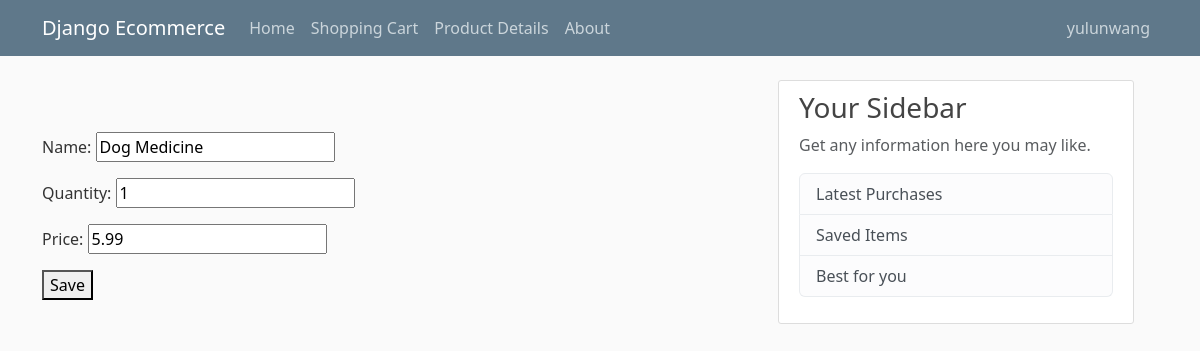
Page /cart_list/3/update/ on the committed database.
### ecommerce/models.py (models this page shows, shortened)
class CartItem(models.Model):
	name = models.CharField(max_length=200, null=True)
	quantity = models.IntegerField(default=1)
	price = models.DecimalField(max_digits=8, decimal_places=2)

### ecommerce/views.py (the view)
# urls.py: path('cart_list/<int:pk>/update/', views.cart_update, name='cart_update'),
def cart_update(request, pk):
    item = get_object_or_404(CartItem, pk=pk)
    if request.method == 'POST':
        form = CartItemForm(request.POST, instance=item)
        if form.is_valid():
            form.save()
            return redirect('cart_list')
    else:
        form = CartItemForm(instance=item)
    return render(request, 'ecommerce/cart_form.html', {'form': form})

### ecommerce/forms.py
class CartItemForm(forms.ModelForm):
    class Meta:
        model = CartItem
        fields = ['name', 'quantity', 'price']

### ecommerce/templates/ecommerce/cart_form.html (shortened to what this page needs)
{% extends 'ecommerce/base.html' %}
{% block content %}
	<h1>{{ form_title }}</h1>
	<form method="post">
	    {{ form.as_p }}
	    <button type="submit">Save</button>
	</form>
{% endblock content %}

### ecommerce/static/ecommerce/main.css (style rules this page uses)
body { background: #fafafa; color: #333333; margin-top: 5rem; }
h1, h2, h3, h4, h5, h6 { color: #444444; }

### rows in the picture
CartItem: name "Dog Medicine", quantity "1", price "5.99"
